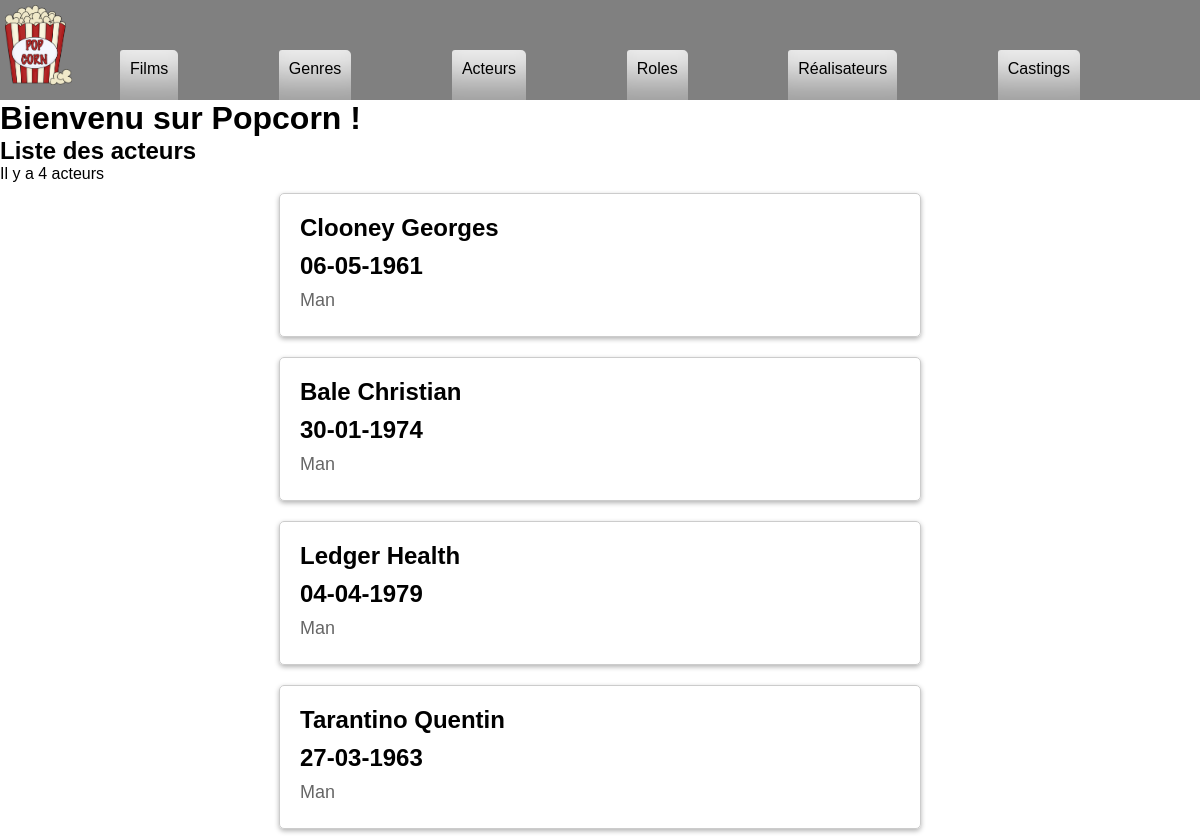
Page /index.php?action=listActors on the committed database.
### tables this page shows
CREATE TABLE IF NOT EXISTS `actor` (
  `id_actor` int NOT NULL AUTO_INCREMENT,
  `firstname` varchar(100) DEFAULT NULL,
  `lastname` varchar(100) DEFAULT NULL,
  `sexe` varchar(50) DEFAULT NULL,
  `birthdate` date DEFAULT NULL,
  PRIMARY KEY (`id_actor`)
);

### controller/CinemaController.php (called while the page is built, shortened)
<?php
class CinemaController
{
	public function listActors()
	{
		$pdo = Connect::connectToDb();
		$request = $pdo->query("
    SELECT firstname, lastname, sexe, DATE_FORMAT(birthdate, '%d-%m-%Y') AS birthdate, id_actor
    FROM actor
    ");
		require "view/listActors.php";
	}
}

### view/listActors.php (the view, shortened to what this page needs)
<p> Il y a <?= $request->rowCount() ?> acteurs</p>
<div class="movie-card-list">
        <?php
        foreach ($request->fetchAll() as $actor) { ?>
                        <div class="movie-card-person">
                                <a href="index.php?action=detailsActor&id=<?= $actor["id_actor"] ?>">
                                        <span><?= ucfirst($actor["lastname"])." ".ucfirst($actor["firstname"]) ?></span>
                                        <span><?= $actor["birthdate"] ?></span>
                                        <span><?= $actor["sexe"] ?></span>
                        </div>
        <?php } ?>
        </div>
<?php
require "view/template.php";

### style.css (style rules this page uses)
* { margin: 0; padding: 0; color: black; font-family: "Poppins", sans-serif; }
:root { --main-color: gray; --light-gray: rgb(238, 238, 238); }
a { text-decoration: none; }
.movie-card-list { display: flex; flex-direction: column; align-items: center; }
.movie-card-person { width: 100%; max-width: 600px; margin: 10px; padding: 20px; border: 1px solid #ccc; border-radius: 5px; box-shadow: 0 2px 5px rgba(0, 0, 0, 0.3); transition: box-shadow 0.3s ease; }
.movie-card-person span:nth-child(-n+2) { display: block; font-size: 24px; font-weight: bold; margin-bottom: 10px; }
.movie-card-person span:not(:nth-child(-n+2)) { display: block; font-size: 18px; color: #666; margin-bottom: 5px; }

### rows in the picture
actor: lastname "Clooney", firstname "Georges", birthdate "06-05-1961", sexe "Man"
actor: lastname "Bale", firstname "Christian", birthdate "30-01-1974", sexe "Man"
actor: lastname "Ledger", firstname "Health", birthdate "04-04-1979", sexe "Man"
actor: lastname "Tarantino", firstname "Quentin", birthdate "27-03-1963", sexe "Man"

### other values in the picture
$secondary_title "Liste des acteurs"
$request->rowCount() "4"
